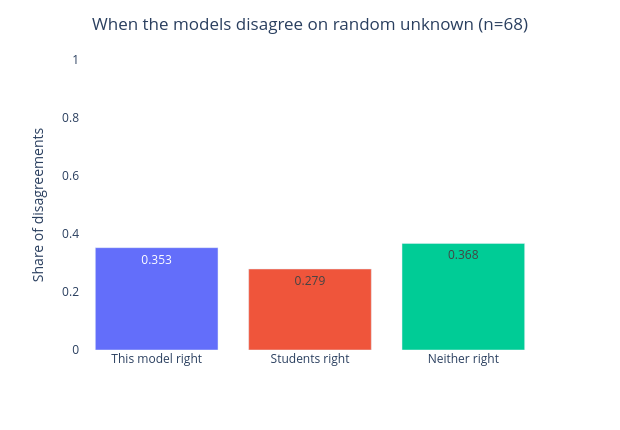

Source (notebook cell):
### Code cell
ag, dis = rand[rand['agree']], rand[~rand['agree']]
print(f"agree on {len(ag)}/{len(rand)} ({len(ag)/len(rand):.0%}); shared label right {ag['model_correct'].mean():.0%}")

# Within the honest random sample, the events where this model and the students disagree.
brk = pd.DataFrame({
    'outcome': ['This model right', 'Students right', 'Neither right'],
    'share': [dis['model_correct'].mean(), dis['students_correct'].mean(),
              (~dis['model_correct'] & ~dis['students_correct']).mean()],
})
fig = px.bar(brk, x='outcome', y='share', color='outcome', text=brk['share'].round(3),
             labels={'outcome': '', 'share': 'Share of disagreements'})
fig.update_layout(title={'text': f'When the models disagree on random unknown (n={len(dis)})', 'x': 0.5},
                  plot_bgcolor='white', width=620, height=430, yaxis={'range': [0, 1]}, showlegend=False)
fig.show()

### Figure 1 — Plotly figure (JSON) as saved in the notebook; plotly's stock layout.template omitted (floating-point values rounded to 4 significant figures)
{"data": [{"hovertemplate": "=%{x}<br>Share of disagreements=%{y}<br>text=%{text}<extra></extra>", "legendgroup": "This model right", "marker": {"color": "#636efa", "pattern": {"shape": ""}}, "name": "This model right", "orientation": "v", "showlegend": true, "text": [0.353], "textposition": "auto", "type": "bar", "x": ["This model right"], "xaxis": "x", "y": [0.3529], "yaxis": "y"}, {"hovertemplate": "=%{x}<br>Share of disagreements=%{y}<br>text=%{text}<extra></extra>", "legendgroup": "Students right", "marker": {"color": "#EF553B", "pattern": {"shape": ""}}, "name": "Students right", "orientation": "v", "showlegend": true, "text": [0.279], "textposition": "auto", "type": "bar", "x": ["Students right"], "xaxis": "x", "y": [0.2794], "yaxis": "y"}, {"hovertemplate": "=%{x}<br>Share of disagreements=%{y}<br>text=%{text}<extra></extra>", "legendgroup": "Neither right", "marker": {"color": "#00cc96", "pattern": {"shape": ""}}, "name": "Neither right", "orientation": "v", "showlegend": true, "text": [0.368], "textposition": "auto", "type": "bar", "x": ["Neither right"], "xaxis": "x", "y": [0.3676], "yaxis": "y"}], "layout": {"barmode": "relative", "height": 430, "legend": {"title": {"text": ""}, "tracegroupgap": 0}, "margin": {"t": 60}, "plot_bgcolor": "white", "showlegend": false, "title": {"text": "When the models disagree on random unknown (n=68)", "x": 0.5}, "width": 620, "xaxis": {"anchor": "y", "categoryarray": ["This model right", "Students right", "Neither right"], "categoryorder": "array", "domain": [0.0, 1.0], "title": {"text": ""}}, "yaxis": {"anchor": "x", "domain": [0.0, 1.0], "range": [0, 1], "title": {"text": "Share of disagreements"}}}}
